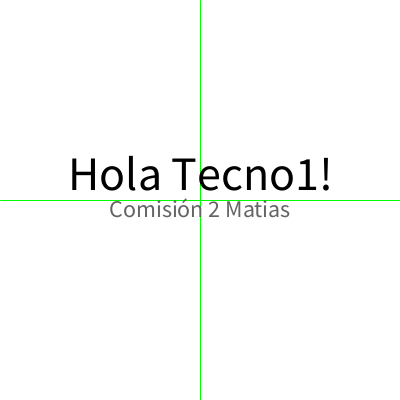
Frame 1 (no input)
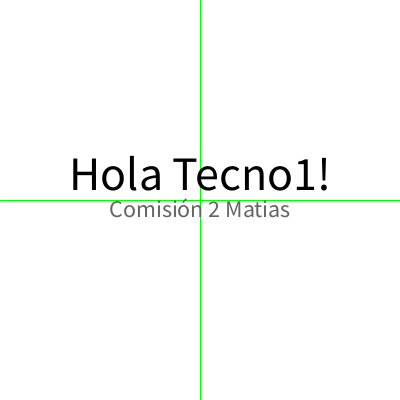
Frame 60 (the mouse pressed at the canvas centre just before this capture)
Frame 120 (the mouse held since frame 60 and released just before this capture): identical to frame 60, image omitted

The Processing sketch that drew these frames (run headless with seeded random() and noise(); from frame 60 on, the mouse is pressed at the canvas centre):

// Processing sketch: ej05a_uso_de_texto
// ── ej05a_uso_de_texto.pde

// USO DE TEXTO

//VARIABLE DE TIPO TEXTO
// 'String': cadena de caracteres
// 'Char': sólo un caracter

//1) D E C L A R A C I O N
String comision;
int numero;

void setup(){
  size( 400, 400 );
  
  //2) A S I G N A C I O N: =
  numero = 1;
  comision = "Comisión 2 Matias";
  
  //primer linea en consola
  println( "hola soy una cadena de caracteres" );
  //segunda linea en consola
  print( "La variable 'comision' vale: " );
  println( comision );
}

void draw(){
  background( 255 );
  stroke( 0, 255, 0 );
  line( width/2, 0, width/2, height );
  line( 0, height/2, width, height/2 );

  //textAlign( alineacionHorizontal, alineacionVertical );
  //alineacionHorizontal: LEFT, CENTER, or RIGHT
  //alineacionVertical: TOP, BOTTOM, CENTER, or BASELINE
  textAlign( CENTER, BOTTOM );
  
  //dibujo un texto fijo sin usar variables
  fill( 0 );
  textSize( 48 );
  text( "Hola Tecno1!", width/2, height/2 );  //text( "mi texto", posX, posY );
  
  //3) U T I L I Z A C I O N
  fill( 100 );
  textSize( 24 );
  textAlign( CENTER, TOP );
  text( comision, 200, 200 );
  
  
}
